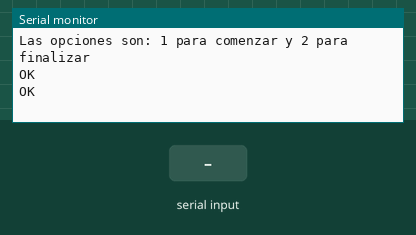
A sketch run on a simulated ESP32. Shown: the last lines printed to the serial monitor. The inputs (shaded band) are chosen by the test bench. The modem accepts every AT command (registered, SIM ready, sends succeed) and sends nothing else.

Above: at 3.2 s.
3.3 s: "1" received over Serial
At 3.44 s:
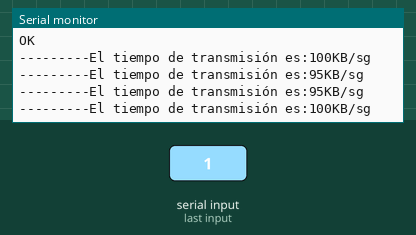
4.8 s: "2" received over Serial
At 6.0 s:
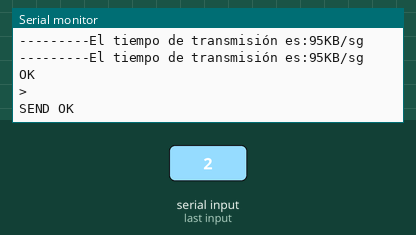
6.3 s: "1" received over the second serial link
At 7.5 s:
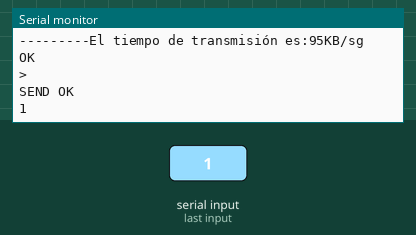
7.8 s: "2" received over the second serial link
At 8.6 s:
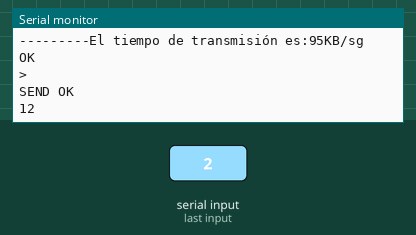

The sketch:

pruebaVelocidad2-configuracionWifi.ino
```cpp
#include <SoftwareSerial.h>
/**
 * Configuramos el BT a 921600 y conseguimos una velocidad de 30kb/sg
 */
SoftwareSerial ESP(3, 2); // RX | TX
/*
Enviar comando al esp8266 y verificar la respuesta del módulo, todo esto dentro del tiempo timeout
*/
void sendData(String comando, const int timeout)
{
 long int time = millis(); // medir el tiempo actual para verificar timeout

 ESP.print(comando); // enviar el comando al ESP8266

 while( (time+timeout) > millis()) //mientras no haya timeout
 {
 while(ESP.available()) //mientras haya datos por leer
 {
 // Leer los datos disponibles
 char c = ESP.read(); // leer el siguiente caracter
 Serial.print(c);
 }
 }
 return;
}
//Funcion para llenar un buffer con 1024 elementos
void armarBuffer(char buf[], int inicio, int fin){
  for(int i=inicio; i<=fin; i++){
    buf[i]='1';
  }

}
char frame[1024]; //En 2048 se queda con problemas Arduino UNO, por quedarse sin espacio
//Se configura el serial para imprimir las opciones
//TODO hay que testear esto con el ESP, a otra velocidad
void setup()
  {  Serial.begin(9600);
     Serial.println("Las opciones son: 1 para comenzar y 2 para finalizar");
     ESP.begin(921600);
     sendData("AT+CIPMUX=1\r\n",1000); // configurar para multiples conexiones
     sendData("AT+CIPSERVER=1,80\r\n",1000);         // servidor en el puerto 80

     armarBuffer(frame,0,1023);
  }

//Este toma de la entrada estandar un 1 para comenzar la prueba de transmitir un buffer de 1kb, en 1 sg, por medio del wifi.
//De esta forma, se puede terminar la máxima velocidad reduciendo el timeout.
void loop()
  {
   if(Serial.available()){

      //Si esta disponible leo del buffer
      char opc = Serial.read();
      if(opc == '1'){
        bool detener=false;
        while(!detener){
          //TODO Ver de ir reduciendo el timeout, de tal forma de estresar el enlace.
          long tiempoAnterior=millis();
          sendData("AT+CIPSEND=0,2047\r\n",0);
          ESP.print(frame);
          ESP.print(frame);
          long tiempoActual = millis()-tiempoAnterior;
          Serial.println("---------El tiempo de transmisión es:"+String(2000/tiempoActual)+  "KB/sg");
          opc = Serial.read();
          if (opc=='2'){
            detener = true;
          }
        }
      }
      }
      if(ESP.available()){ //Hay algo en el buffer del wifi
        while(ESP.available()){
          char c= ESP.read();
          Serial.print(c);
      }
      }
    }
```

Measured:
- after the input at 3.3 s, the serial monitor: prints a new line at once (image 1)
- after the input at 4.8 s, the serial monitor: prints a new line after 0.05 s (image 2)
- after the input at 6.3 s, the serial monitor: prints a new line at once (image 3)
- after the input at 7.8 s, the serial monitor: prints a new line at once (image 4)
